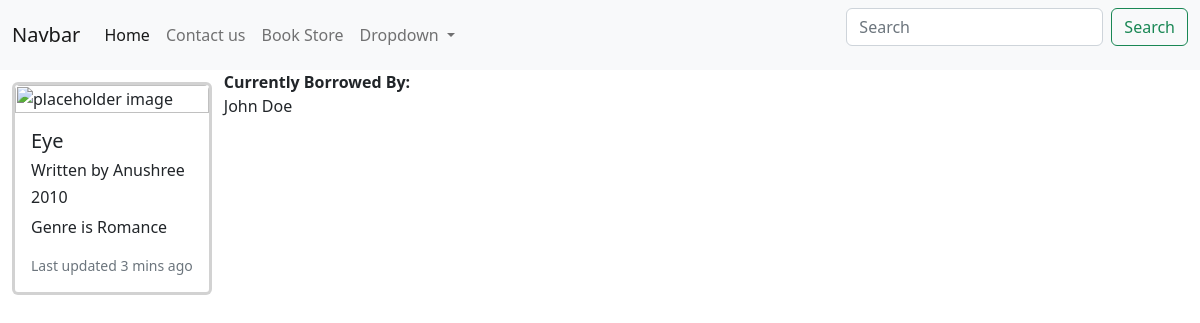
Screenshot of /books/1 with the database file from the repository.
### Library/models.py (models this page shows)
class Book(models.Model):
    title = models.CharField(max_length=40) # charfields have to have a max length
    author = models.CharField(max_length=40)
    genre = models.TextField(default="Romance")
    year = models.IntegerField()
    inventory = models.IntegerField()
    id = models.AutoField(primary_key=True)

class Borrow(models.Model):
    customer = models.ForeignKey(Customer, on_delete=models.CASCADE)
    book = models.ForeignKey(Book, on_delete=models.CASCADE)
    is_returned = models.BooleanField(default=False)
    due_date = models.DateField()

class Customer(models.Model):
    id = models.AutoField(primary_key=True)
    name = models.CharField(max_length=60)

### Library/views.py (the view)
# urls.py: path('books/<int:bookid>', view_single_book, name='single_book'),
def view_single_book(request, bookid):
    single_book = get_object_or_404(Book, id=bookid)
    not_returned = Borrow.objects.filter(book=bookid, is_returned = False)
    borrowed_by = Borrow.objects.filter(book=bookid)
    return render(request, 'single_book.html', {'book':single_book, 'not_returned' :not_returned, 'borrowed_by':borrowed_by})

### Library/templates/single_book.html (shortened to what this page needs)
{% extends 'base.html' %}
{% block content %}
    <div class="card mb-3">
        <img src="https://upload.wikimedia.org/wikipedia/commons/1/1d/P_literature.svg", padding="5%", class="card-img-top" alt="placeholder image">
        <div class="card-body">
        <h5 class="card-title">{{ book.title }}</h5>
        <h6 class="card-title">Written by {{ book.author }}</h6>
        <h6 class="card-title">{{ book.year }}</h6>
        <p class="card-text">Genre is {{ book.genre }}</p>
        <p class="card-text"><small class="text-muted">Last updated 3 mins ago</small></p>
        </div>
    </div>
    <b>Currently Borrowed By:</b>
    <div class="card-deck">
        {% for b in not_returned %}
            <p class="card-text"> {{ b.customer.name }} </p>
        {% endfor %}
{% endblock %}

### Library/templates/base.html (style rules this page uses)
.card { float:left; margin:1%; border-width: 3px; max-width: 40%; }

### rows the page displays
Book: title "Eye", author "Anushree", year "2010", genre "Romance"
Borrow: customer.name "John Doe"
